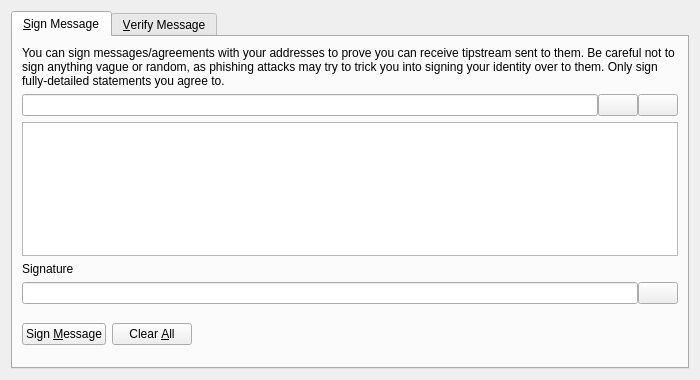
<?xml version="1.0" encoding="UTF-8"?>
<ui version="4.0">
 <class>SignVerifyMessageDialog</class>
 <widget class="QDialog" name="SignVerifyMessageDialog">
  <property name="geometry">
   <rect>
    <x>0</x>
    <y>0</y>
    <width>700</width>
    <height>380</height>
   </rect>
  </property>
  <property name="windowTitle">
   <string>Signatures - Sign / Verify a Message</string>
  </property>
  <property name="modal">
   <bool>true</bool>
  </property>
  <layout class="QVBoxLayout" name="verticalLayout">
   <item>
    <widget class="QTabWidget" name="tabWidget">
     <property name="currentIndex">
      <number>0</number>
     </property>
     <widget class="QWidget" name="tabSignMessage">
      <attribute name="title">
       <string>&amp;Sign Message</string>
      </attribute>
      <layout class="QVBoxLayout" name="verticalLayout_SM">
       <item>
        <widget class="QLabel" name="infoLabel_SM">
         <property name="text">
          <string>You can sign messages/agreements with your addresses to prove you can receive tipstream sent to them. Be careful not to sign anything vague or random, as phishing attacks may try to trick you into signing your identity over to them. Only sign fully-detailed statements you agree to.</string>
         </property>
         <property name="textFormat">
          <enum>Qt::PlainText</enum>
         </property>
         <property name="wordWrap">
          <bool>true</bool>
         </property>
        </widget>
       </item>
       <item>
        <layout class="QHBoxLayout" name="horizontalLayout_1_SM">
         <property name="spacing">
          <number>0</number>
         </property>
         <item>
          <widget class="QValidatedLineEdit" name="addressIn_SM">
           <property name="toolTip">
            <string>The TipStream address to sign the message with</string>
           </property>
          </widget>
         </item>
         <item>
          <widget class="QPushButton" name="addressBookButton_SM">
           <property name="toolTip">
            <string>Choose previously used address</string>
           </property>
           <property name="text">
            <string/>
           </property>
           <property name="icon">
            <iconset resource="../bitcoin.qrc">
             <normaloff>:/icons/address-book</normaloff>:/icons/address-book</iconset>
           </property>
           <property name="shortcut">
            <string>Alt+A</string>
           </property>
           <property name="autoDefault">
            <bool>false</bool>
           </property>
          </widget>
         </item>
         <item>
          <widget class="QPushButton" name="pasteButton_SM">
           <property name="toolTip">
            <string>Paste address from clipboard</string>
           </property>
           <property name="text">
            <string/>
           </property>
           <property name="icon">
            <iconset resource="../bitcoin.qrc">
             <normaloff>:/icons/editpaste</normaloff>:/icons/editpaste</iconset>
           </property>
           <property name="shortcut">
            <string>Alt+P</string>
           </property>
           <property name="autoDefault">
            <bool>false</bool>
           </property>
          </widget>
         </item>
        </layout>
       </item>
       <item>
        <widget class="QPlainTextEdit" name="messageIn_SM">
         <property name="toolTip">
          <string>Enter the message you want to sign here</string>
         </property>
        </widget>
       </item>
       <item>
        <widget class="QLabel" name="signatureLabel_SM">
         <property name="text">
          <string>Signature</string>
         </property>
         <property name="textFormat">
          <enum>Qt::PlainText</enum>
         </property>
        </widget>
       </item>
       <item>
        <layout class="QHBoxLayout" name="horizontalLayout_2_SM">
         <property name="spacing">
          <number>0</number>
         </property>
         <item>
          <widget class="QLineEdit" name="signatureOut_SM">
           <property name="font">
            <font>
             <italic>true</italic>
            </font>
           </property>
           <property name="readOnly">
            <bool>true</bool>
           </property>
          </widget>
         </item>
         <item>
          <widget class="QPushButton" name="copySignatureButton_SM">
           <property name="toolTip">
            <string>Copy the current signature to the system clipboard</string>
           </property>
           <property name="text">
            <string/>
           </property>
           <property name="icon">
            <iconset resource="../bitcoin.qrc">
             <normaloff>:/icons/editcopy</normaloff>:/icons/editcopy</iconset>
           </property>
           <property name="autoDefault">
            <bool>false</bool>
           </property>
          </widget>
         </item>
        </layout>
       </item>
       <item>
        <layout class="QHBoxLayout" name="horizontalLayout_3_SM">
         <item>
          <widget class="QPushButton" name="signMessageButton_SM">
           <property name="toolTip">
            <string>Sign the message to prove you own this TipStream address</string>
           </property>
           <property name="text">
            <string>Sign &amp;Message</string>
           </property>
           <property name="icon">
            <iconset resource="../bitcoin.qrc">
             <normaloff>:/icons/edit</normaloff>:/icons/edit</iconset>
           </property>
           <property name="autoDefault">
            <bool>false</bool>
           </property>
          </widget>
         </item>
         <item>
          <widget class="QPushButton" name="clearButton_SM">
           <property name="toolTip">
            <string>Reset all sign message fields</string>
           </property>
           <property name="text">
            <string>Clear &amp;All</string>
           </property>
           <property name="icon">
            <iconset resource="../bitcoin.qrc">
             <normaloff>:/icons/remove</normaloff>:/icons/remove</iconset>
           </property>
           <property name="autoDefault">
            <bool>false</bool>
           </property>
          </widget>
         </item>
         <item>
          <spacer name="horizontalSpacer_1_SM">
           <property name="orientation">
            <enum>Qt::Horizontal</enum>
           </property>
           <property name="sizeHint" stdset="0">
            <size>
             <width>40</width>
             <height>48</height>
            </size>
           </property>
          </spacer>
         </item>
         <item>
          <widget class="QLabel" name="statusLabel_SM">
           <property name="font">
            <font>
             <weight>75</weight>
             <bold>true</bold>
            </font>
           </property>
           <property name="text">
            <string/>
           </property>
           <property name="wordWrap">
            <bool>true</bool>
           </property>
          </widget>
         </item>
         <item>
          <spacer name="horizontalSpacer_2_SM">
           <property name="orientation">
            <enum>Qt::Horizontal</enum>
           </property>
           <property name="sizeHint" stdset="0">
            <size>
             <width>40</width>
             <height>48</height>
            </size>
           </property>
          </spacer>
         </item>
        </layout>
       </item>
      </layout>
     </widget>
     <widget class="QWidget" name="tabVerifyMessage">
      <attribute name="title">
       <string>&amp;Verify Message</string>
      </attribute>
      <layout class="QVBoxLayout" name="verticalLayout_VM">
       <item>
        <widget class="QLabel" name="infoLabel_VM">
         <property name="text">
          <string>Enter the receiver's address, message (ensure you copy line breaks, spaces, tabs, etc. exactly) and signature below to verify the message. Be careful not to read more into the signature than what is in the signed message itself, to avoid being tricked by a man-in-the-middle attack. Note that this only proves the signing tipy receives with the address, it cannot prove sendership of any transaction!</string>
         </property>
         <property name="textFormat">
          <enum>Qt::PlainText</enum>
         </property>
         <property name="alignment">
          <set>Qt::AlignLeading|Qt::AlignLeft|Qt::AlignTop</set>
         </property>
         <property name="wordWrap">
          <bool>true</bool>
         </property>
        </widget>
       </item>
       <item>
        <layout class="QHBoxLayout" name="horizontalLayout_1_VM">
         <property name="spacing">
          <number>0</number>
         </property>
         <item>
          <widget class="QValidatedLineEdit" name="addressIn_VM">
           <property name="toolTip">
            <string>The TipStream address the message was signed with</string>
           </property>
          </widget>
         </item>
         <item>
          <widget class="QPushButton" name="addressBookButton_VM">
           <property name="toolTip">
            <string>Choose previously used address</string>
           </property>
           <property name="text">
            <string/>
           </property>
           <property name="icon">
            <iconset resource="../bitcoin.qrc">
             <normaloff>:/icons/address-book</normaloff>:/icons/address-book</iconset>
           </property>
           <property name="shortcut">
            <string>Alt+A</string>
           </property>
           <property name="autoDefault">
            <bool>false</bool>
           </property>
          </widget>
         </item>
        </layout>
       </item>
       <item>
        <widget class="QPlainTextEdit" name="messageIn_VM"/>
       </item>
       <item>
        <widget class="QValidatedLineEdit" name="signatureIn_VM"/>
       </item>
       <item>
        <layout class="QHBoxLayout" name="horizontalLayout_2_VM">
         <item>
          <widget class="QPushButton" name="verifyMessageButton_VM">
           <property name="toolTip">
            <string>Verify the message to ensure it was signed with the specified TipStream address</string>
           </property>
           <property name="text">
            <string>Verify &amp;Message</string>
           </property>
           <property name="icon">
            <iconset resource="../bitcoin.qrc">
             <normaloff>:/icons/transaction_0</normaloff>:/icons/transaction_0</iconset>
           </property>
           <property name="autoDefault">
            <bool>false</bool>
           </property>
          </widget>
         </item>
         <item>
          <widget class="QPushButton" name="clearButton_VM">
           <property name="toolTip">
            <string>Reset all verify message fields</string>
           </property>
           <property name="text">
            <string>Clear &amp;All</string>
           </property>
           <property name="icon">
            <iconset resource="../bitcoin.qrc">
             <normaloff>:/icons/remove</normaloff>:/icons/remove</iconset>
           </property>
           <property name="autoDefault">
            <bool>false</bool>
           </property>
          </widget>
         </item>
         <item>
          <spacer name="horizontalSpacer_1_VM">
           <property name="orientation">
            <enum>Qt::Horizontal</enum>
           </property>
           <property name="sizeHint" stdset="0">
            <size>
             <width>40</width>
             <height>48</height>
            </size>
           </property>
          </spacer>
         </item>
         <item>
          <widget class="QLabel" name="statusLabel_VM">
           <property name="font">
            <font>
             <weight>75</weight>
             <bold>true</bold>
            </font>
           </property>
           <property name="text">
            <string/>
           </property>
           <property name="wordWrap">
            <bool>true</bool>
           </property>
          </widget>
         </item>
         <item>
          <spacer name="horizontalSpacer_2_VM">
           <property name="orientation">
            <enum>Qt::Horizontal</enum>
           </property>
           <property name="sizeHint" stdset="0">
            <size>
             <width>40</width>
             <height>48</height>
            </size>
           </property>
          </spacer>
         </item>
        </layout>
       </item>
      </layout>
     </widget>
    </widget>
   </item>
  </layout>
 </widget>
 <customwidgets>
  <customwidget>
   <class>QValidatedLineEdit</class>
   <extends>QLineEdit</extends>
   <header>qt/qvalidatedlineedit.h</header>
  </customwidget>
 </customwidgets>
 <resources>
  <include location="../bitcoin.qrc"/>
 </resources>
 <connections/>
</ui>
